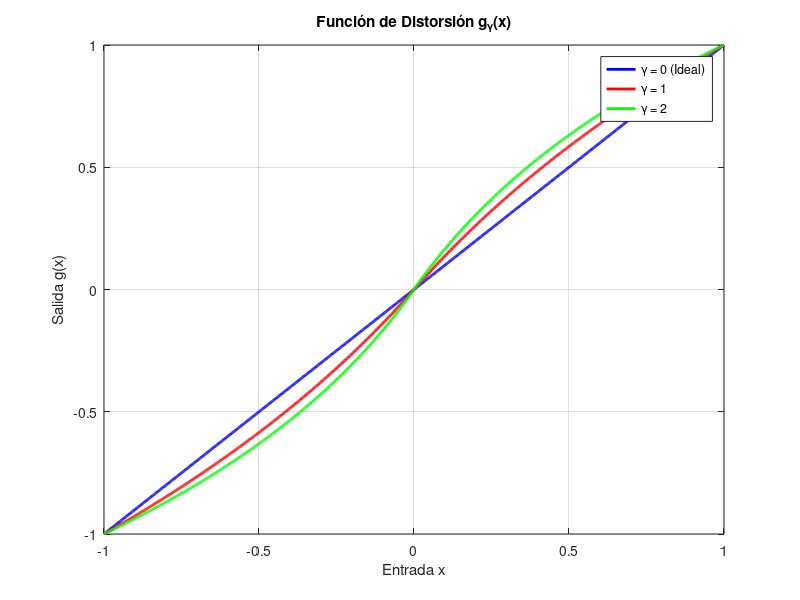

Here is the MATLAB script that generated this plot:
% --- Parámetros ---
FS = 1;
x = linspace(-FS, FS, 1000);

g_0 = x;

gama_1 = 1;
g_1 = sign(x) .* (FS / log(1 + gama_1)) .* log(1 + gama_1 .* abs(x) / FS);
g_1(x == 0) = 0;

gama_2 = 2;
g_2 = sign(x) .* (FS / log(1 + gama_2)) .* log(1 + gama_2 .* abs(x) / FS);
g_2(x == 0) = 0;

% --- Dibujar ---
figure;
plot(x, g_0, 'b', 'LineWidth', 2); % gama=0 (la recta)
hold on;
plot(x, g_1, 'r', 'LineWidth', 2); % gama=1
plot(x, g_2, 'g', 'LineWidth', 2); % gama=2
grid on;
xlabel('Entrada x');
ylabel('Salida g(x)');
title('Función de Distorsión g_\gamma(x)');
legend('\gamma = 0 (Ideal)', '\gamma = 1', '\gamma = 2');